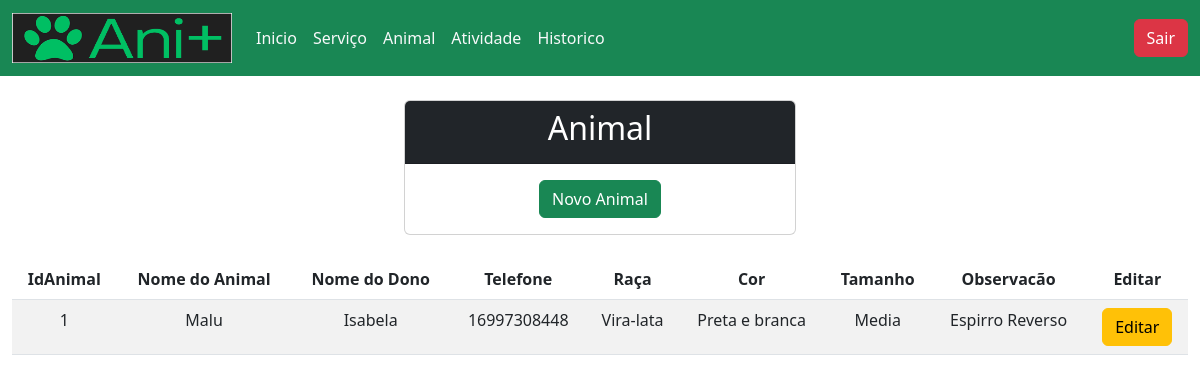
/animal/tabAnimal.php (signed in), run on an earlier commit of the app's database.
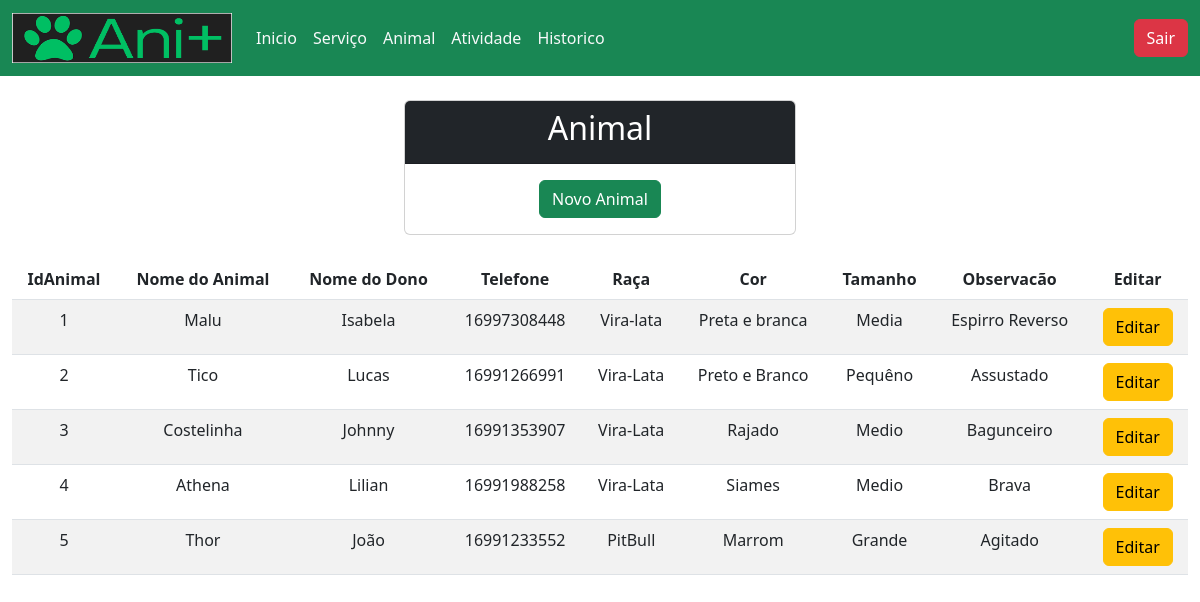
And on a later commit of the database.
### tables this page shows
CREATE TABLE `animal` (
  `IdAnimal` int(11) NOT NULL,
  `NomeAnimal` varchar(50) NOT NULL,
  `NomeDono` varchar(80) NOT NULL,
  `Telefone` varchar(20) NOT NULL,
  `Raca` varchar(30) NOT NULL,
  `Tamanho` varchar(20) NOT NULL,
  `Cor` varchar(20) NOT NULL,
  `Observacao` varchar(80) NOT NULL
);

### animal/tabAnimal.php (the view, shortened to what this page needs)
<?php
	include "../ucabecalho/uCabecalho.php";
	include "../conexao/conexao.php";
	$query = "select IdAnimal,NomeAnimal,NomeDono,Telefone,Raca,Cor,Tamanho,Observacao from animal";
	$resultado = mysqli_query($conexao, $query);
?>
	<div class="card mt-4 mb-4 col-4 mx-auto text-center">
		<div class="card-header bg-dark text-white"><h2>Animal</h2></div>
		<div class="card-body">
			<div class="row">
				<div>
					<a href="./formCadAnimal.php" class="btn btn-success">Novo Animal</a>
				</div>
			</div>
		</div>
	</div>
	<table class="table table-hover table-striped">
		<thead class="text-center">
			<tr>
				<th>IdAnimal</th>
				<th>Nome do Animal</th>
				<th>Nome do Dono</th>
				<th>Telefone</th>
				<th>Raça</th>
				<th>Cor</th>
				<th>Tamanho</th>
				<th>Observacão</th>
				<th>Editar</th>
			</tr>
		</thead>
		<tbody class="text-center">
			<?php
			while ($linha = mysqli_fetch_array($resultado)) {
			?>
				<tr>
					<td><?php echo $linha["IdAnimal"]; ?></td>
					<td><?php echo $linha["NomeAnimal"]; ?></td>
					<td><?php echo $linha["NomeDono"]; ?></td>
					<td><?php echo $linha["Telefone"]; ?></td>
					<td><?php echo $linha["Raca"]; ?></td>
					<td><?php echo $linha["Cor"]; ?></td>
					<td><?php echo $linha["Tamanho"]; ?></td>
					<td><?php echo $linha["Observacao"]; ?></td>
					<td><a class="btn btn-warning" href="./editAnimal.php?id=<?php echo $linha["IdAnimal"];?>">Editar</a></td>
				</tr>
			<?php
			}
			?>
		</tbody>
	</table>
<?php
 include "../urodape/uRodape.php";
 ?>

### ucabecalho/uCabecalho.php (shortened to what this page needs)
<!DOCTYPE html>
<html lang="pt-br">
<head>
    <link rel="stylesheet" href="../bootstrap.min.css" />
</head>
<body class="w-100">
    <nav id="header" class="navbar navbar-expand-lg d-flex justify-content-around bg-success">
        <div class="container-fluid">
            <a id="logo" class="navbar-brand" href="../uhome/home.php">
                <img src="../assets/img/logo_animais.png" alt="Ani+" width="220" height="50">
            </a>
            <div class="collapse navbar-collapse " id="navbarNavDropdown">
                <ul id="menu" class="navbar-nav me-auto mb-2 mb-lg-0 d-flex justify-content-around text-center">
                    <li class="nav-item">
                        <a id="UI" class="nav-link active text-light" aria-current="page" href="../uhome/home.php">Inicio</a>
                    </li>
                    <li class="nav-item">
                        <a id="UI" class="nav-link active text-light" aria-current="page" href="../servico/tabServico.php">Serviço</a>
                    </li>
                    <li class="nav-item">
                        <a id="UI" class="nav-link active text-light" aria-current="page" href="../animal/tabAnimal.php">Animal</a>
                    </li>
                    <li class="nav-item">
                        <a id="UI" class="nav-link active text-light" aria-current="page" href="../atividade/tabAtividade.php">Atividade</a>
                    </li>
                    <li class="nav-item">
                        <a id="UI" class="nav-link active text-light" aria-current="page" href="../historico/tabHistorico.php">Historico</a>
                    </li>
                </ul>
                    <li id="fim" class="nav-item; list-style-type: none;">
                        <a id="UI" class="btn btn-danger pull-right" aria-current="page" href="../login-out/logout.php">Sair</a>
                    </li>
            </div>
        </div>
    </nav>
    <div class="container-fluid">

### urodape/uRodape.php
</div>
</body>
</html>

### ucabecalho/uCabecalho.php (style rules this page uses)
#fim { list-style-type: none; }

What changed in the data, as far as the page shows it:
added animal: IdAnimal "2", NomeAnimal "Tico", NomeDono "Lucas", Telefone "16991266991", Raca "Vira-Lata", Cor "Preto e Branco", Tamanho "Pequêno", Observacao "Assustado"
added animal: IdAnimal "3", NomeAnimal "Costelinha", NomeDono "Johnny", Telefone "16991353907", Raca "Vira-Lata", Cor "Rajado", Tamanho "Medio", Observacao "Bagunceiro"
added animal: IdAnimal "4", NomeAnimal "Athena", NomeDono "Lilian", Telefone "16991988258", Raca "Vira-Lata", Cor "Siames", Tamanho "Medio", Observacao "Brava"
added animal: IdAnimal "5", NomeAnimal "Thor", NomeDono "João", Telefone "16991233552", Raca "PitBull", Cor "Marrom", Tamanho "Grande", Observacao "Agitado"
